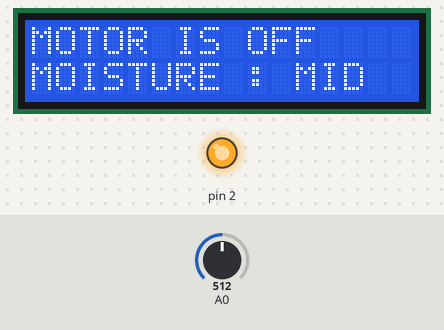
A sketch run on a simulated Arduino Uno, built with avr-gcc and run on an emulated ATmega328P. Shown: 16×2 character LCD, output pins drawn as LEDs (lit = HIGH). The test bench sets the inputs (shaded band); at power-on: A0 = 512. What the sketch prints to the serial monitor is not drawn.

Above: at 8.3 s.
8.4 s: A0 set to 938
9.9 s: A0 set to 969
At 11.1 s:
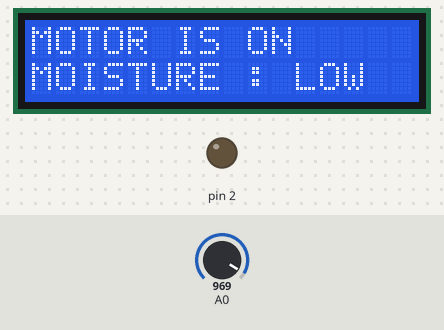
11.4 s: A0 set to 290
At 12.0 s:
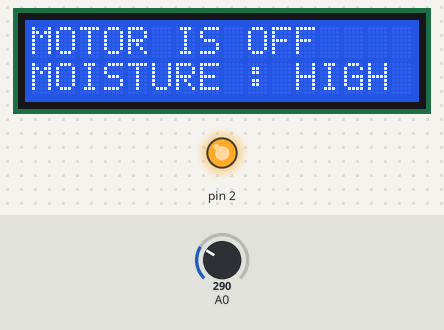
12.9 s: A0 set to 312
At 14.1 s:
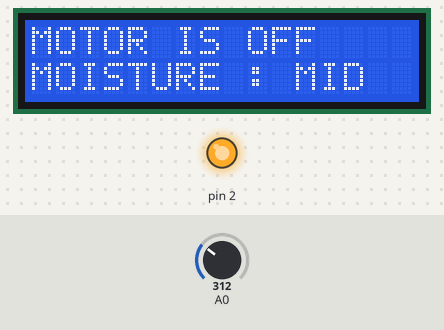
14.4 s: A0 set to 122
At 15.2 s:
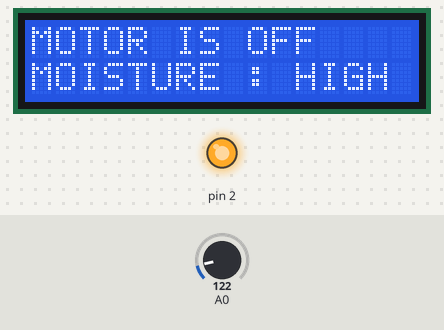
Timing chart, 0 to 16.9 s (numbered marks = the images above; inputs shaded):
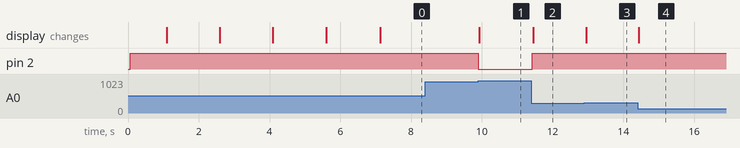

Measured:
- the behaviour switches between 950 and 951 on A0 (found by bisection; images 0 and 1)
- the behaviour switches between 300 and 301 on A0 (found by bisection; images 2 and 3)
- after the input at 8.4 s, every drawn part: stays the same
- after the input at 9.9 s, pin 2: HIGH → LOW at once; the display: changes at once (image 1)
- after the input at 11.4 s, pin 2: LOW → HIGH at once; the display: changes after 0.05 s (image 2)
- after the input at 12.9 s, the display: changes after 0.05 s (image 3)
- after the input at 14.4 s, the display: changes at once (image 4)

The sketch:

smart_irrigation.ino
```cpp
#include <LiquidCrystal_I2C.h>
LiquidCrystal_I2C dis(0x27, 16, 2);
void setup() {
  Serial.begin(9600);
  dis.init();
  dis.backlight();
  dis.clear();
  pinMode(2, OUTPUT);
  digitalWrite(2, HIGH);
  delay(1000);
  dis.setCursor(0, 0);
  dis.print("IRRIGATION");
  dis.setCursor(0, 1);
  dis.print("SYSTEM IS ON ");
  for (int a = 12; a <= 15; a++) {
    dis.setCursor(a, 1);
    dis.print(".");
    delay(1500);
  }
  dis.clear();
}

void loop() {
  int value = analogRead(A0);
  Serial.println(value);
  if (value > 950) {
    digitalWrite(2, LOW);
    dis.setCursor(0, 0);
    dis.print("MOTOR IS ON ");
  } else {
    digitalWrite(2, HIGH);
    dis.setCursor(0, 0);
    dis.print("MOTOR IS OFF");
  }

  if (value < 300) {
    dis.setCursor(0, 1);
    dis.print("MOISTURE : HIGH");
  } else if (value > 300 && value < 950) {
    dis.setCursor(0, 1);
    dis.print("MOISTURE : MID ");
  } else if (value > 950) {
    dis.setCursor(0, 1);
    dis.print("MOISTURE : LOW ");
  }
}
```
